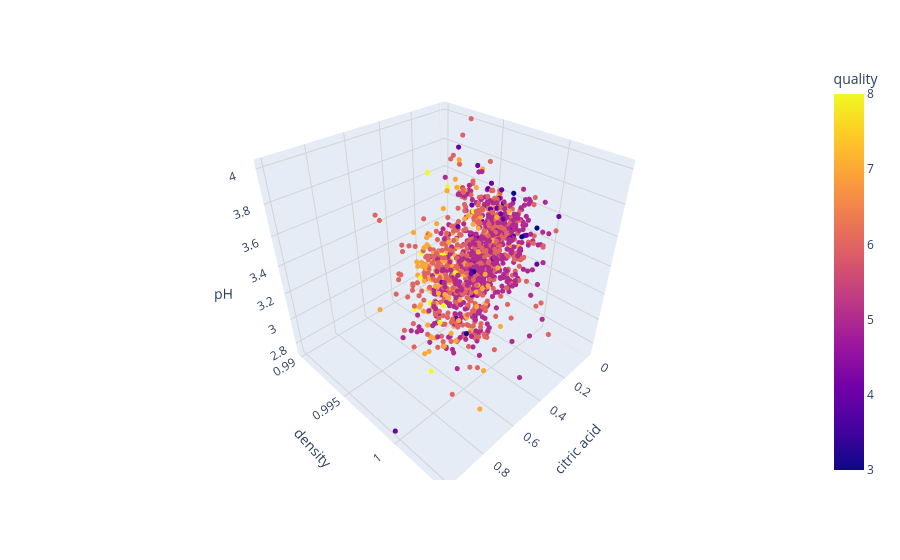

Notebook code for this chart:
### Code cell
fig = px.scatter_3d(df,
              x="citric acid",
              y="density",
              z="pH",
              color="quality")
fig.update_layout(
    scene=dict(
        xaxis=dict(showgrid=True, gridcolor="lightgrey", zeroline=True),
        yaxis=dict(showgrid=True, gridcolor="lightgrey", zeroline=True),
        zaxis=dict(showgrid=True, gridcolor="lightgrey", zeroline=True)
    )

)
fig.update_traces(marker=dict(size=3))
fig.show()

### Figure 1 — Plotly figure (JSON) as saved in the notebook; plotly's stock layout.template omitted (floating-point values rounded to 4 significant figures; data arrays with more than 128 entries replaced by an {"elided": "..."} marker saying what was removed)
{"data": [{"hovertemplate": "citric acid=%{x}<br>density=%{y}<br>pH=%{z}<br>quality=%{marker.color}<extra></extra>", "legendgroup": "", "marker": {"color": {"elided": "1359 int values"}, "coloraxis": "coloraxis", "size": 3, "symbol": "circle"}, "mode": "markers", "name": "", "scene": "scene", "showlegend": false, "type": "scatter3d", "x": {"elided": "1359 float values"}, "y": {"elided": "1359 float values"}, "z": {"elided": "1359 float values"}}], "layout": {"coloraxis": {"colorbar": {"title": {"text": "quality"}}, "colorscale": [[0, "#0d0887"], [0.1111, "#46039f"], [0.2222, "#7201a8"], [0.3333, "#9c179e"], [0.4444, "#bd3786"], [0.5556, "#d8576b"], [0.6667, "#ed7953"], [0.7778, "#fb9f3a"], [0.8889, "#fdca26"], [1, "#f0f921"]]}, "legend": {"tracegroupgap": 0}, "margin": {"t": 60}, "scene": {"domain": {"x": [0, 1], "y": [0, 1]}, "xaxis": {"gridcolor": "lightgrey", "showgrid": true, "title": {"text": "citric acid"}, "zeroline": true}, "yaxis": {"gridcolor": "lightgrey", "showgrid": true, "title": {"text": "density"}, "zeroline": true}, "zaxis": {"gridcolor": "lightgrey", "showgrid": true, "title": {"text": "pH"}, "zeroline": true}}}}
